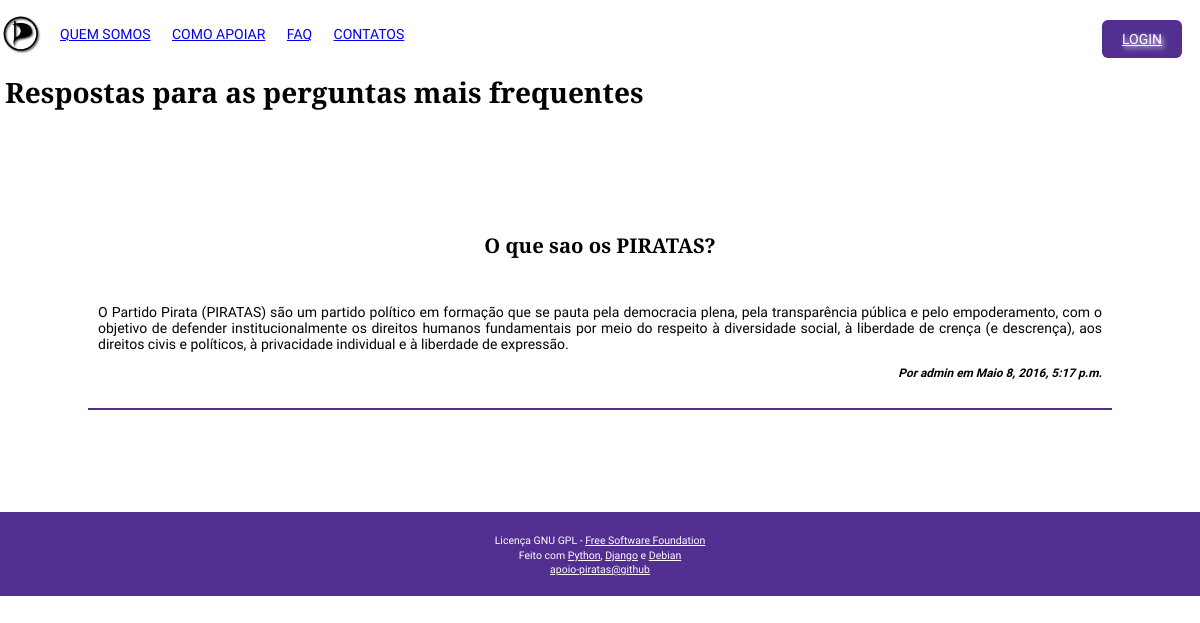
Screenshot of /faqs/1/ with the database file from the repository.
### faqs/models.py (models this page shows, shortened)
class Question(models.Model):
    user = models.ForeignKey(User)
    text = models.CharField(max_length=200)
    status = models.CharField(
        max_length=2, choices=QUESTION_STATUS_CHOICES,
        default=_question_status.PENDING)
    pub_date = models.DateTimeField('date published')
    class Meta:
        ordering = ('-pub_date',)
        verbose_name=u'Question'
        verbose_name_plural=u'Questions'

class Answer(models.Model):
    user = models.ForeignKey(User)
    question = models.ForeignKey(Question, on_delete=models.CASCADE)
    text = models.TextField()
    vote = models.PositiveIntegerField(default=0, validators=[MaxValueValidator(100),])
    pub_date = models.DateTimeField(_(u'date published'))
    accepted = models.BooleanField(_(u'Accepted'), default=False)
    class Meta:
        ordering = ('-pub_date',)
        verbose_name=u'Answer'
        verbose_name_plural=u'Answers'
    def __str__(self):
        return "%s" % (self.text[:20])

### faqs/views.py (the view)
# urls.py: url(r'^(?P<question_id>[0-9]+)/$', views.detail, name='detail'),
def detail(request, question_id):
    try:
        question = Question.objects.get(pk=question_id)
        answers   = Answer.objects.filter(question=question, accepted=False)
        try:
            accepted_answer = Answer.objects.get(question=question, accepted=True)
        except:
            accepted_answer = ""
        print(answers)
    except Question.DoesNotExist:
        raise Http404("Essa pergunta não foi feita ou ainda não foi respondida.")
    return render(request, 'faqs/detail.html', {
        'question': question,
        'answers': answers,
        'accepted_answer': accepted_answer})

### faqs/templates/faqs/detail.html (shortened to what this page needs)
{% include "header.html" %}
    <h1 layout="margin-5">Respostas para as perguntas mais frequentes</h1>
    <section layout="h-margin-5 center">
        <h3 text="center bigger bold">{{ question.text }}</h3>
        {% for answer in answers %}
        <div layout="block padding-10">
            <p text="semi-bold justify">
            {{ answer.text }}
            </p>
            <p text="right small bold italic">
            Por {{answer.user}} em {{ answer.pub_date }}
            </p>
        </div>
        <hr>
        {% empty %}
            {% if not accepted_answer %}
                <p>Sem resposta</p>
            {% endif %}
        {% endfor %}
    </section>
{% include "footer.html" %}

### apoio/templates/apoio/header.html (shortened to what this page needs)
{% load staticfiles %}
<!DOCTYPE html>
<html lang="en">
<head>
    <link rel="stylesheet" href="{% static "helpers.min.css" %}" />
    <link rel="stylesheet" href="{% static "piratas.css" %}" />
    <link rel="stylesheet" href="http://openlayers.org/en/v3.15.1/css/ol.css" type="text/css">
</head>
<body layout="no-margin">
    <nav layout="" text="line-2 left upper light gray-50">
        <a href="/admin" layout="rounded no-border right start"
            text="white" style="padding: 5px 20px; background-color: #522E91; text-shadow: 2px 2px 5px white;">
               login
        </a>
        <div>
            <a href="/#quem">Quem somos</a>
            <a href="/coletores">Como apoiar</a>
            <a href="/faqs">FAQ</a>
            <a href="/#contatos">Contatos</a>
        </div>
    </nav>

### apoio/templates/apoio/footer.html (shortened to what this page needs)
    <footer layout="center full-width" text="center navy white line-1">
        <span text="smaller">
            Licença GNU GPL -
            <a href="http://www.gnu.org/licenses/gpl.html">Free Software Foundation</a>
        </span>
        <br>
        <span text="smaller">
            Feito com <a href='https://www.python.org'>Python</a>,
                <a href='https://djangoproject.com'>Django</a> e
                <a href='https://www.debian.org/'>Debian</a>
        </span>
        <br>
        <span text="smaller">
            <a href='https://github.com/piratas/apoio-piratas'>
                apoio-piratas@github
            </a>
        </span>
    </footer>
</body>
</html>

### inc/piratas.css (style rules this page uses)
body { font-family: 'Droid Sans', sans-serif; font-size: 14px; }
nav { background: url("pp.png"); background-repeat: no-repeat; background-position: left center; background-size: 42px 42px; padding: 20px 0; }
nav div { margin-left: 60px; }
nav a { display: inline; margin-right: 18px; }
hr { border: 1px solid #522E91; }
h1, h2, h3, h4, h5, h6 { font-family: 'Droid Serif', sans-serif; }
section { max-width: 1024px; padding: 40px 0; }
section:first-of-type { padding: 95px 0; }
footer { font-family: 'Inconsolata', Monospace; font-size: 14px; background-color: #522E91; padding-bottom: 20px; padding-left: 0px; padding-right: 0px; padding-top: 20px; }
footer a[href] { color: #fff; text-decoration: underline; }

### rows the page displays
Question: text "O que sao os PIRATAS?"
Answer: text "O Partido Pirata (PIRATAS) são um partido político em formação que se pauta pela democracia plena, pela transparência pública e pelo empoderamento, com o objetivo de defender institucionalmente os direitos humanos fundamentais por meio do respeito à diversidade social, à liberdade de crença (e descrença), aos direitos civis e políticos, à privacidade individual e à liberdade de expressão.", user "admin", pub_date "Maio 8, 2016, 5:17 p.m."
